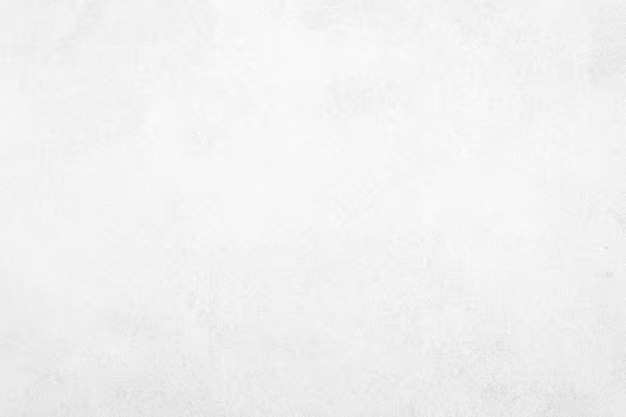
#> input picture OpenCv Lvl-8 Drawing/1.png, 626 x 417 px
$ jupyter execute drawing.ipynb
#> lines starting #> are read from the running program, lines starting #| are printed output that depends on the picture
[cell 1]
import cv2

[cell 2]
img = cv2.imread("1.png")
#> img is the input picture: shape (417, 626, 3); mean B, G, R 241.2, 241.2, 241.2
img.shape
#> Out = (417, 626, 3)

[cell 3]
#Line

img = cv2.imread("1.png")

cv2.line(img, (100,300), (200,300), (0, 255, 0), 3)

"""
img: The image on which the line is drawn.
(100, 300): Starting point of the line, given as (x, y) coordinates.
(200, 300): Ending point of the line, also as (x, y) coordinates.
(0, 255, 0): Color of the line in BGR format. Here, it's green.
3: Thickness of the line in pixels.
"""
cv2.imshow("Line Image",img)
cv2.waitKey(0)

[cell 4]
#Rectangle
img = cv2.imread("1.png")

cv2.rectangle(img, (100, 200), (300,300), (0,0,255), 2)
# cv2.rectangle(img, (minimum point of x, min y), (max x,max y), (color code), thickness)
cv2.imshow("Line Image",img)
cv2.waitKey(0)

[cell 5]
#Rectangle
img = cv2.imread("1.png")

cv2.rectangle(img, (100, 200), (300,300), (0,0,255), -1)
# cv2.rectangle(img, (minimum point of x, min y), (max x,max y), (color code), thickness)
cv2.imshow("Line Image",img)
cv2.waitKey(0)

[cell 6]
#Circle
img = cv2.imread("1.png")

cv2.circle(img, (300, 200), 150,(255,0,0), 3)
# cv2.rectangle(img, (orgin x, origin y), radius, (color code), thickness)
cv2.imshow("Line Image",img)
cv2.waitKey(0)

[cell 7]
#Text
img = cv2.imread("1.png")

name = 'Ishq Hai'
cv2.putText(img, f'Hey {name}',(0, 60), cv2.FONT_HERSHEY_SIMPLEX, 1, (255,0,0), 2)
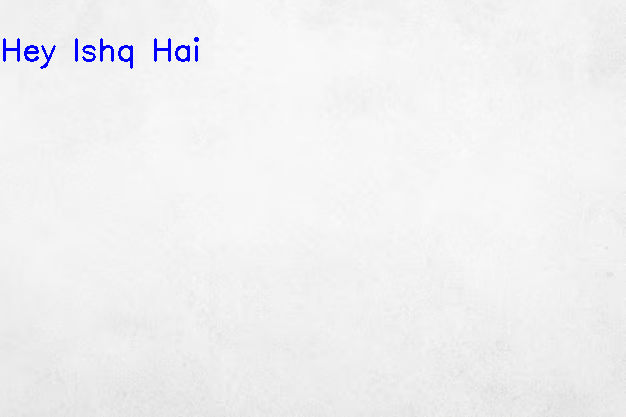
#> img: shape (417, 626, 3); mean B, G, R 241.3, 240, 240
# cv2.putText(image, text, orgin, font Style, font Size, color, thickness)
cv2.imshow("Line Image",img)
cv2.waitKey(0)
